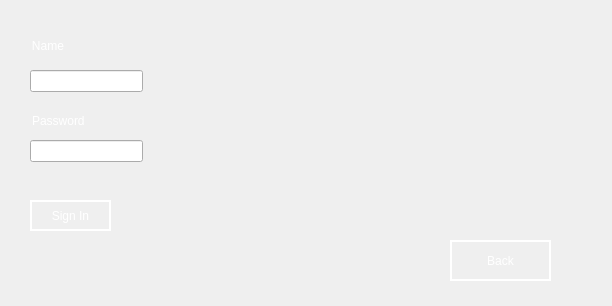
<?xml version="1.0" encoding="UTF-8"?>
<ui version="4.0">
 <class>Dialog</class>
 <widget class="QDialog" name="Dialog">
  <property name="geometry">
   <rect>
    <x>0</x>
    <y>0</y>
    <width>612</width>
    <height>306</height>
   </rect>
  </property>
  <property name="windowTitle">
   <string>Dialog</string>
  </property>
  <property name="styleSheet">
   <string notr="true"/>
  </property>
  <widget class="QPushButton" name="signinbutton">
   <property name="geometry">
    <rect>
     <x>30</x>
     <y>200</y>
     <width>81</width>
     <height>31</height>
    </rect>
   </property>
   <property name="styleSheet">
    <string notr="true">QPushButton{
	border :2px solid white;
font: 700 10pt &quot;Segoe UI&quot;;
background-color:transparent;
color:white;
style-font:bold;
}</string>
   </property>
   <property name="text">
    <string>Sign In</string>
   </property>
  </widget>
  <widget class="QLineEdit" name="lineEdit">
   <property name="geometry">
    <rect>
     <x>20</x>
     <y>30</y>
     <width>61</width>
     <height>31</height>
    </rect>
   </property>
   <property name="styleSheet">
    <string notr="true">QLineEdit
{
    font: 700 11pt &quot;Segoe UI&quot;;
	border:0px;
	background-color:transparent;
	color:white;
}</string>
   </property>
   <property name="text">
    <string>   Name</string>
   </property>
  </widget>
  <widget class="QPushButton" name="back_button">
   <property name="geometry">
    <rect>
     <x>450</x>
     <y>240</y>
     <width>101</width>
     <height>41</height>
    </rect>
   </property>
   <property name="styleSheet">
    <string notr="true">QPushButton{
	border :2px solid white;
font: 700 10pt &quot;Segoe UI&quot;;
background-color:transparent;
color:white;
style-font:bold;
}</string>
   </property>
   <property name="text">
    <string>Back</string>
   </property>
  </widget>
  <widget class="QLineEdit" name="lineEdit_name">
   <property name="geometry">
    <rect>
     <x>30</x>
     <y>70</y>
     <width>113</width>
     <height>22</height>
    </rect>
   </property>
  </widget>
  <widget class="QLineEdit" name="lineEdit_password">
   <property name="geometry">
    <rect>
     <x>30</x>
     <y>140</y>
     <width>113</width>
     <height>22</height>
    </rect>
   </property>
   <property name="echoMode">
    <enum>QLineEdit::Password</enum>
   </property>
  </widget>
  <widget class="QLineEdit" name="lineEdit_2">
   <property name="geometry">
    <rect>
     <x>30</x>
     <y>110</y>
     <width>113</width>
     <height>22</height>
    </rect>
   </property>
   <property name="styleSheet">
    <string notr="true">QLineEdit

{

font: 700 11pt &quot;Segoe UI&quot;;
	border:0px;
	background-color:transparent;
	color:white;
}</string>
   </property>
   <property name="text">
    <string>Password</string>
   </property>
  </widget>
  <widget class="QLineEdit" name="erorsignin">
   <property name="geometry">
    <rect>
     <x>30</x>
     <y>170</y>
     <width>181</width>
     <height>21</height>
    </rect>
   </property>
   <property name="styleSheet">
    <string notr="true">QLineEdit
{
	color:red;
	border:0px;
	background-color:transparent;
}</string>
   </property>
  </widget>
 </widget>
 <resources/>
 <connections/>
</ui>
